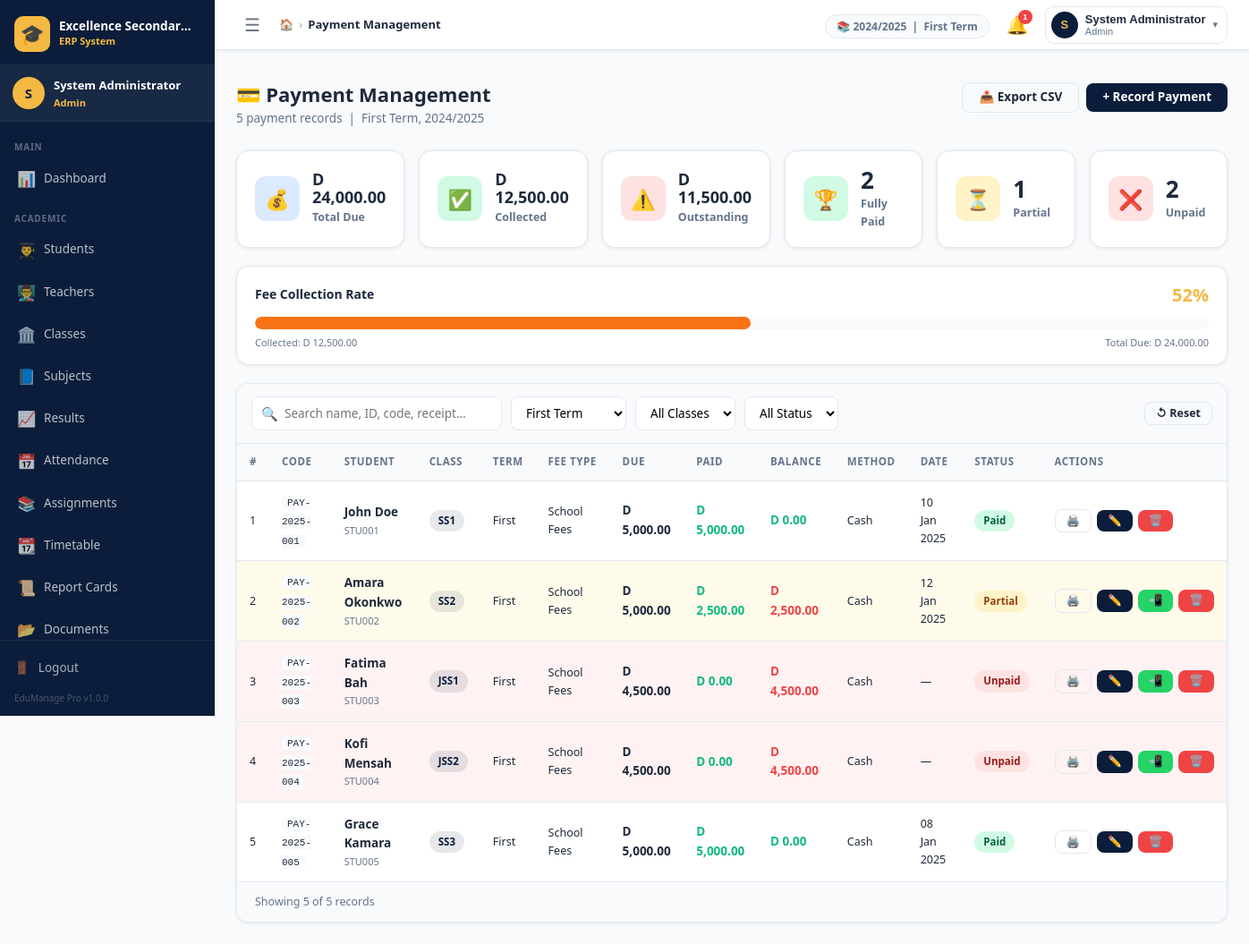
/admin/payments.php (signed in), run on the app's committed database.
### tables this page shows
CREATE TABLE `settings` (
  `id`          INT UNSIGNED NOT NULL AUTO_INCREMENT,
  `setting_key` VARCHAR(100) NOT NULL UNIQUE,
  `setting_val` TEXT         DEFAULT NULL,
  `updated_at`  TIMESTAMP    NOT NULL DEFAULT CURRENT_TIMESTAMP ON UPDATE CURRENT_TIMESTAMP,
  PRIMARY KEY (`id`),
  KEY `idx_key` (`setting_key`)
);

CREATE TABLE `payments` (
  `id`             INT UNSIGNED  NOT NULL AUTO_INCREMENT,
  `payment_code`   VARCHAR(20)   NOT NULL UNIQUE,
  `student_id`     INT UNSIGNED  NOT NULL,
  `term_id`        INT UNSIGNED  NOT NULL,
  `session_id`     INT UNSIGNED  NOT NULL,
  `fee_type`       VARCHAR(100)  NOT NULL DEFAULT 'School Fees',
  `amount_due`     DECIMAL(10,2) NOT NULL DEFAULT 0,
  `amount_paid`    DECIMAL(10,2) NOT NULL DEFAULT 0,
  `balance`        DECIMAL(10,2) GENERATED ALWAYS AS (`amount_due`-`amount_paid`) STORED,
  `payment_date`   DATE          DEFAULT NULL,
  `payment_method` VARCHAR(50)   DEFAULT 'Cash',
  `receipt_no`     VARCHAR(50)   DEFAULT NULL,
  `status`         ENUM('paid','partial','unpaid') NOT NULL DEFAULT 'unpaid',
  `notes`          TEXT          DEFAULT NULL,
  `recorded_by`    INT UNSIGNED  DEFAULT NULL,
  `created_at`     TIMESTAMP     NOT NULL DEFAULT CURRENT_TIMESTAMP,
  `updated_at`     TIMESTAMP     NOT NULL DEFAULT CURRENT_TIMESTAMP ON UPDATE CURRENT_TIMESTAMP,
  PRIMARY KEY (`id`),
  CONSTRAINT `fk_pay_student` FOREIGN KEY (`student_id`) REFERENCES `students`(`id`) ON DELETE CASCADE,
  CONSTRAINT `fk_pay_term`    FOREIGN KEY (`term_id`)    REFERENCES `terms`(`id`),
  CONSTRAINT `fk_pay_session` FOREIGN KEY (`session_id`) REFERENCES `academic_sessions`(`id`)
);

CREATE TABLE `students` (
  `id`              INT UNSIGNED NOT NULL AUTO_INCREMENT,
  `user_id`         INT UNSIGNED DEFAULT NULL,
  `student_id`      VARCHAR(20)  NOT NULL UNIQUE,
  `full_name`       VARCHAR(100) NOT NULL,
  `gender`          ENUM('Male','Female') NOT NULL,
  `dob`             DATE         DEFAULT NULL,
  `class_id`        INT UNSIGNED NOT NULL,
  `session_id`      INT UNSIGNED NOT NULL,
  `parent_name`     VARCHAR(100) DEFAULT NULL,
  `parent_phone1`   VARCHAR(20)  NOT NULL,
  `parent_phone2`   VARCHAR(20)  NOT NULL,
  `parent_email`    VARCHAR(100) DEFAULT NULL,
  `address`         TEXT         DEFAULT NULL,
  `photo`           VARCHAR(255) DEFAULT NULL,
  `blood_group`     VARCHAR(5)   DEFAULT NULL,
  `medical_notes`   TEXT         DEFAULT NULL,
  `status`          ENUM('active','inactive','graduated','transferred') NOT NULL DEFAULT 'active',
  `enrolled_date`   DATE         DEFAULT NULL,
  `created_at`      TIMESTAMP    NOT NULL DEFAULT CURRENT_TIMESTAMP,
  `updated_at`      TIMESTAMP    NOT NULL DEFAULT CURRENT_TIMESTAMP ON UPDATE CURRENT_TIMESTAMP,
  PRIMARY KEY (`id`),
  KEY `idx_student_id` (`student_id`),
  KEY `idx_class`      (`class_id`),
  KEY `idx_session`    (`session_id`),
  CONSTRAINT `fk_student_class`   FOREIGN KEY (`class_id`)   REFERENCES `classes`(`id`),
  CONSTRAINT `fk_student_session` FOREIGN KEY (`session_id`) REFERENCES `academic_sessions`(`id`),
  CONSTRAINT `fk_student_user`    FOREIGN KEY (`user_id`)    REFERENCES `users`(`id`) ON DELETE SET NULL
);

CREATE TABLE `classes` (
  `id`          INT UNSIGNED NOT NULL AUTO_INCREMENT,
  `name`        VARCHAR(50)  NOT NULL UNIQUE,
  `description` VARCHAR(255) DEFAULT NULL,
  `capacity`    INT UNSIGNED DEFAULT 40,
  `sort_order`  INT UNSIGNED DEFAULT 0,
  `created_at`  TIMESTAMP    NOT NULL DEFAULT CURRENT_TIMESTAMP,
  PRIMARY KEY (`id`),
  KEY `idx_name` (`name`)
);

CREATE TABLE `terms` (
  `id`         INT UNSIGNED NOT NULL AUTO_INCREMENT,
  `name`       VARCHAR(20)  NOT NULL,
  `session_id` INT UNSIGNED NOT NULL,
  `is_current` TINYINT(1)   NOT NULL DEFAULT 0,
  `start_date` DATE         DEFAULT NULL,
  `end_date`   DATE         DEFAULT NULL,
  PRIMARY KEY (`id`),
  KEY `idx_session` (`session_id`),
  CONSTRAINT `fk_terms_session` FOREIGN KEY (`session_id`) REFERENCES `academic_sessions`(`id`)
);

### admin/payments.php (the view, shortened to what the rows shown need)
<?php
$sess_id = current_session_id();
$term_id = current_term_id();
$filterTerm   = int_val($_GET['term_id']   ?? $term_id);
$page         = int_val($_GET['page']      ?? 1);
$where  = ['p.session_id = ?'];
$params = [$sess_id];
if ($filterTerm)   { $where[] = 'p.term_id = ?';     $params[] = $filterTerm; }
$whereStr = 'WHERE ' . implode(' AND ', $where);
$baseSql = "SELECT p.*,
                   s.full_name, s.student_id AS sid, s.parent_phone1, s.parent_phone2,
                   c.name AS class_name,
                   t.name AS term_name,
                   u.full_name AS recorded_by_name
            FROM payments p
            JOIN students s ON s.id = p.student_id
            JOIN classes  c ON c.id = s.class_id
            JOIN terms    t ON t.id = p.term_id
            LEFT JOIN users u ON u.id = p.recorded_by
            {$whereStr}
            ORDER BY p.created_at DESC";
$pager    = paginate($baseSql, $params, $page);
$payments = $pager['rows'];
$summary = Database::fetchOne(
    "SELECT
        SUM(p.amount_due)                              AS total_due,
        SUM(p.amount_paid)                             AS total_paid,
        SUM(p.amount_due - p.amount_paid)              AS total_balance,
        COUNT(CASE WHEN p.status='paid'    THEN 1 END) AS paid_count,
        COUNT(CASE WHEN p.status='partial' THEN 1 END) AS partial_count,
        COUNT(CASE WHEN p.status='unpaid'  THEN 1 END) AS unpaid_count,
        COUNT(*)                                        AS total_records
     FROM payments p
     JOIN students s ON s.id=p.student_id
     {$whereStr}",
    $params
);
include INCLUDES_PATH . '/header.php';
?>
<div class="page-header">
    <div class="page-header-left">
        <h1 class="page-title">💳 Payment Management</h1>
    </div>
</div>
            <div class="stat-value" style="font-size:18px"><?= money((float)($summary['total_due']??0)) ?></div>
<div class="card">
    <div class="table-wrap">
        <table class="data-table">
            <thead><tr>
                <th>#</th>
                <th data-sort>Code</th>
                <th data-sort>Student</th>
                <th>Class</th>
                <th>Term</th>
                <th>Fee Type</th>
                <th data-sort>Due</th>
                <th data-sort>Paid</th>
                <th data-sort>Balance</th>
                <th>Method</th>
                <th>Date</th>
                <th>Status</th>
                <th>Actions</th>
            </tr></thead>
            <tbody id="payTbody">
            <?php if ($payments): $i=($page-1)*ROWS_PER_PAGE+1; foreach ($payments as $p): ?>
                <tr style="<?= $p['status']==='unpaid'?'background:#FEF2F2':($p['status']==='partial'?'background:#FFFBEB':'') ?>">
                    <td class="text-muted text-sm"><?= $i++ ?></td>
                    <td><span class="code" style="font-size:11px"><?= e($p['payment_code']) ?></span></td>
                    <td>
                        <div style="font-weight:700"><?= e($p['full_name']) ?></div>
                        <div class="text-xs text-muted"><?= e($p['sid']) ?></div>
                    </td>
                    <td><span class="badge badge-navy"><?= e($p['class_name']) ?></span></td>
                    <td class="text-sm"><?= e($p['term_name']) ?></td>
                    <td class="text-sm"><?= e($p['fee_type']) ?></td>
                    <td style="font-weight:700"><?= money($p['amount_due']) ?></td>
                    <td style="color:var(--emerald);font-weight:700"><?= money($p['amount_paid']) ?></td>
                    <td style="color:<?= $p['balance']>0?'var(--red)':'var(--emerald)' ?>;font-weight:700">
                        <?= money($p['balance']) ?>
                    </td>
                    <td class="text-sm text-muted"><?= e($p['payment_method'] ?? '—') ?></td>
                    <td class="text-sm text-muted"><?= $p['payment_date'] ? format_date($p['payment_date']) : '—' ?></td>
                    <td><?= status_badge($p['status']) ?></td>
                    <td>
                        <div class="td-actions">
                            <a href="<?= BASE_URL ?>/admin/payments_receipt.php?id=<?= $p['id'] ?>"
                               target="_blank" class="btn btn-sm btn-outline" title="Print Receipt">🖨️</a>
                            <button class="btn btn-sm btn-primary"
                                    onclick='openEditPayModal(<?= json_encode($p) ?>)'
                                    title="Edit">✏️</button>
                            <?php if ($p['balance'] > 0): ?>
                                <a href="<?= e(wa_link($p['parent_phone1'],
                                    "Dear Parent, your ward " . $p['full_name'] . "'s school fees balance of " .
                                    money($p['balance']) . " for " . $p['term_name'] . " Term is outstanding. " .
                                    "Please pay at your earliest convenience. Thank you. — " . get_setting('school_name'))) ?>"
                                   target="_blank" class="btn btn-sm btn-whatsapp" title="WhatsApp Reminder">📲</a>
                            <?php endif; ?>
                            <?php if (is_admin()): ?>
                                <form method="POST" style="display:inline">
                                    <button type="submit" class="btn btn-sm btn-danger"
                                            data-confirm="Delete payment <?= e($p['payment_code']) ?>?">🗑️</button>
                                </form>
                            <?php endif; ?>
                        </div>
                    </td>
                </tr>
            <?php endforeach; endif; ?>
            </tbody>
        </table>
    </div>
</div>
<?php include INCLUDES_PATH . '/footer.php'; ?>

### includes/header.php (shortened to what the rows shown need)
<?php
$schoolName  = get_setting('school_name', APP_NAME);
?>
<!DOCTYPE html>
<html lang="en">
<head>
    <link rel="stylesheet" href="<?= BASE_URL ?>/assets/css/style.css">
</head>
<body>
<div class="app-wrapper">
    <?php include INCLUDES_PATH . '/sidebar.php'; ?>
    <div class="main-area">
        <header class="topnav">
            <div class="topnav-right">
                <div class="topnav-meta hidden-sm">
                    <span class="meta-pill">
                        📚 <?= e(get_setting('current_session', '—')) ?>
                        &nbsp;|&nbsp;
                        <?= e(get_setting('current_term', '—')) ?> Term
                    </span>
                </div>
            </div>
        </header>
        <main class="main-content">

### includes/functions.php (shortened to what the rows shown need)
<?php
function e(mixed $val): string {
    return htmlspecialchars((string)($val ?? ''), ENT_QUOTES | ENT_HTML5, 'UTF-8');
}
function get_setting(string $key, string $default = ''): string {
    static $cache = [];
    if (!isset($cache[$key])) {
        $row = Database::fetchOne(
            "SELECT setting_val FROM settings WHERE setting_key = ? LIMIT 1",
            [$key]
        );
        $cache[$key] = $row ? $row['setting_val'] : $default;
    }
    return $cache[$key] ?? $default;
}
function current_session(): ?array {
    return Database::fetchOne(
        "SELECT * FROM academic_sessions WHERE is_current = 1 LIMIT 1"
    );
}
function current_term(): ?array {
    return Database::fetchOne(
        "SELECT t.* FROM terms t
         JOIN academic_sessions s ON s.id = t.session_id
         WHERE t.is_current = 1 AND s.is_current = 1
         LIMIT 1"
    );
}
function current_session_id(): int {
    $s = current_session();
    return $s ? (int)$s['id'] : 0;
}
function current_term_id(): int {
    $t = current_term();
    return $t ? (int)$t['id'] : 0;
}
function status_badge(string $status): string {
    $map = [
        'active'    => 'badge-success',
        'inactive'  => 'badge-danger',
        'present'   => 'badge-success',
        'absent'    => 'badge-danger',
        'late'      => 'badge-warning',
        'paid'      => 'badge-success',
        'partial'   => 'badge-warning',
        'unpaid'    => 'badge-danger',
        'high'      => 'badge-danger',
        'normal'    => 'badge-primary',
        'low'       => 'badge-secondary',
        'graduated' => 'badge-purple',
        'transferred'=> 'badge-info',
    ];
    $cls = $map[strtolower($status)] ?? 'badge-secondary';
    return '<span class="badge ' . $cls . '">' . e(ucfirst($status)) . '</span>';
}
function paginate(string $sql, array $params, int $page, int $perPage = ROWS_PER_PAGE): array {
    $page    = max(1, (int)$page);
    $offset  = ($page - 1) * $perPage;
    $countSql = "SELECT COUNT(*) as cnt FROM ({$sql}) AS _count_query";
    $total    = (int)(Database::fetchOne($countSql, $params)['cnt'] ?? 0);
    $pages    = (int)ceil($total / $perPage);
    $rows = Database::fetchAll($sql . " LIMIT {$perPage} OFFSET {$offset}", $params);
    return [
        'rows'       => $rows,
        'total'      => $total,
        'pages'      => $pages,
        'page'       => $page,
        'per_page'   => $perPage,
        'has_prev'   => $page > 1,
        'has_next'   => $page < $pages,
    ];
}
function int_val(mixed $val, int $default = 0): int {
    return filter_var($val, FILTER_VALIDATE_INT) !== false ? (int)$val : $default;
}
function format_date(string $date, string $format = 'd M Y'): string {
    return date($format, strtotime($date));
}
function money(float $amount): string {
    return get_setting('currency_symbol', 'D') . ' ' . number_format($amount, 2);
}

### data on the page
settings: setting_val "2024/2025"
settings: setting_val "First"
payments: payment_code "PAY-2025-001", student.full_name "John Doe", student.student_id "STU001", classes.name "SS1", term.name "First", fee_type "School Fees", amount_due "D 5,000.00", amount_paid "D 5,000.00", balance "D 0.00", payment_method "Cash", payment_date "10 Jan 2025", status "Paid"
payments: payment_code "PAY-2025-002", student.full_name "Amara Okonkwo", student.student_id "STU002", classes.name "SS2", term.name "First", fee_type "School Fees", amount_due "D 5,000.00", amount_paid "D 2,500.00", balance "D 2,500.00", payment_method "Cash", payment_date "12 Jan 2025", status "Partial"
payments: payment_code "PAY-2025-003", student.full_name "Fatima Bah", student.student_id "STU003", classes.name "JSS1", term.name "First", fee_type "School Fees", amount_due "D 4,500.00", amount_paid "D 0.00", balance "D 4,500.00", payment_method "Cash", status "Unpaid"
payments: payment_code "PAY-2025-004", student.full_name "Kofi Mensah", student.student_id "STU004", classes.name "JSS2", term.name "First", fee_type "School Fees", amount_due "D 4,500.00", amount_paid "D 0.00", balance "D 4,500.00", payment_method "Cash", status "Unpaid"
payments: payment_code "PAY-2025-005", student.full_name "Grace Kamara", student.student_id "STU005", classes.name "SS3", term.name "First", fee_type "School Fees", amount_due "D 5,000.00", amount_paid "D 5,000.00", balance "D 0.00", payment_method "Cash", payment_date "08 Jan 2025", status "Paid"

### other printed values
get_setting('school_name', APP_NAME) "Excellence Secondar…"
substr(current_full_name(), 0, 1) "S"
current_full_name() "System Administrator"
current_role_name() "Admin"
$item['section'] "MAIN"
$item['icon'] "📊"
$item['label'] "Dashboard"
$item['section'] "ACADEMIC"
$item['icon'] "👨‍🎓"
$item['label'] "Students"
$item['icon'] "👨‍🏫"
$item['label'] "Teachers"
$item['icon'] "🏛️"
$item['label'] "Classes"
$item['icon'] "📘"
